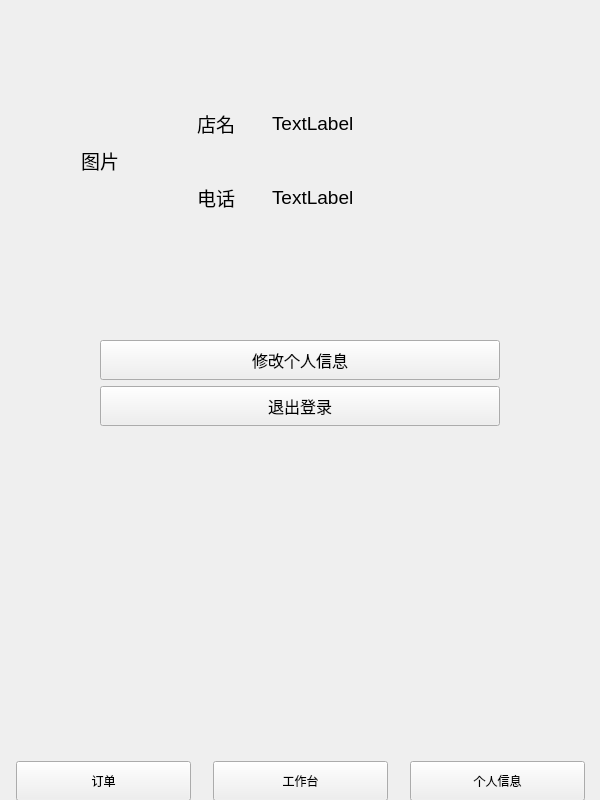
<?xml version="1.0" encoding="UTF-8"?>
<ui version="4.0">
 <class>inform</class>
 <widget class="QWidget" name="inform">
  <property name="geometry">
   <rect>
    <x>0</x>
    <y>0</y>
    <width>600</width>
    <height>800</height>
   </rect>
  </property>
  <property name="minimumSize">
   <size>
    <width>600</width>
    <height>800</height>
   </size>
  </property>
  <property name="maximumSize">
   <size>
    <width>600</width>
    <height>800</height>
   </size>
  </property>
  <property name="windowTitle">
   <string>Form</string>
  </property>
  <widget class="QWidget" name="">
   <property name="geometry">
    <rect>
     <x>40</x>
     <y>80</y>
     <width>501</width>
     <height>161</height>
    </rect>
   </property>
   <layout class="QGridLayout" name="gridLayout">
    <item row="0" column="0" rowspan="2">
     <widget class="QLabel" name="label">
      <property name="minimumSize">
       <size>
        <width>120</width>
        <height>100</height>
       </size>
      </property>
      <property name="maximumSize">
       <size>
        <width>120</width>
        <height>100</height>
       </size>
      </property>
      <property name="font">
       <font>
        <pointsize>14</pointsize>
       </font>
      </property>
      <property name="text">
       <string>图片</string>
      </property>
      <property name="alignment">
       <set>Qt::AlignmentFlag::AlignCenter</set>
      </property>
     </widget>
    </item>
    <item row="0" column="1">
     <widget class="QLabel" name="label_2">
      <property name="minimumSize">
       <size>
        <width>100</width>
        <height>50</height>
       </size>
      </property>
      <property name="maximumSize">
       <size>
        <width>100</width>
        <height>50</height>
       </size>
      </property>
      <property name="font">
       <font>
        <pointsize>14</pointsize>
       </font>
      </property>
      <property name="text">
       <string>店名</string>
      </property>
      <property name="alignment">
       <set>Qt::AlignmentFlag::AlignCenter</set>
      </property>
     </widget>
    </item>
    <item row="0" column="2">
     <widget class="QLabel" name="label_name">
      <property name="minimumSize">
       <size>
        <width>200</width>
        <height>50</height>
       </size>
      </property>
      <property name="sizeIncrement">
       <size>
        <width>200</width>
        <height>50</height>
       </size>
      </property>
      <property name="font">
       <font>
        <pointsize>14</pointsize>
       </font>
      </property>
      <property name="text">
       <string>TextLabel</string>
      </property>
     </widget>
    </item>
    <item row="1" column="1">
     <widget class="QLabel" name="label_3">
      <property name="minimumSize">
       <size>
        <width>100</width>
        <height>50</height>
       </size>
      </property>
      <property name="maximumSize">
       <size>
        <width>100</width>
        <height>50</height>
       </size>
      </property>
      <property name="font">
       <font>
        <pointsize>14</pointsize>
       </font>
      </property>
      <property name="text">
       <string>电话</string>
      </property>
      <property name="alignment">
       <set>Qt::AlignmentFlag::AlignCenter</set>
      </property>
     </widget>
    </item>
    <item row="1" column="2">
     <widget class="QLabel" name="label_phone">
      <property name="minimumSize">
       <size>
        <width>200</width>
        <height>50</height>
       </size>
      </property>
      <property name="sizeIncrement">
       <size>
        <width>200</width>
        <height>50</height>
       </size>
      </property>
      <property name="font">
       <font>
        <pointsize>14</pointsize>
       </font>
      </property>
      <property name="text">
       <string>TextLabel</string>
      </property>
     </widget>
    </item>
   </layout>
  </widget>
  <widget class="QWidget" name="">
   <property name="geometry">
    <rect>
     <x>0</x>
     <y>340</y>
     <width>601</width>
     <height>86</height>
    </rect>
   </property>
   <layout class="QVBoxLayout" name="verticalLayout">
    <item alignment="Qt::AlignmentFlag::AlignHCenter">
     <widget class="QPushButton" name="pushButton">
      <property name="minimumSize">
       <size>
        <width>400</width>
        <height>40</height>
       </size>
      </property>
      <property name="maximumSize">
       <size>
        <width>400</width>
        <height>40</height>
       </size>
      </property>
      <property name="font">
       <font>
        <pointsize>12</pointsize>
       </font>
      </property>
      <property name="text">
       <string>修改个人信息</string>
      </property>
     </widget>
    </item>
    <item alignment="Qt::AlignmentFlag::AlignHCenter">
     <widget class="QPushButton" name="pushButton_2">
      <property name="minimumSize">
       <size>
        <width>400</width>
        <height>40</height>
       </size>
      </property>
      <property name="maximumSize">
       <size>
        <width>400</width>
        <height>40</height>
       </size>
      </property>
      <property name="font">
       <font>
        <pointsize>12</pointsize>
       </font>
      </property>
      <property name="text">
       <string>退出登录</string>
      </property>
     </widget>
    </item>
   </layout>
  </widget>
  <widget class="QWidget" name="">
   <property name="geometry">
    <rect>
     <x>0</x>
     <y>760</y>
     <width>601</width>
     <height>42</height>
    </rect>
   </property>
   <layout class="QHBoxLayout" name="horizontalLayout">
    <item>
     <widget class="QPushButton" name="pushButton_order">
      <property name="minimumSize">
       <size>
        <width>175</width>
        <height>40</height>
       </size>
      </property>
      <property name="maximumSize">
       <size>
        <width>175</width>
        <height>40</height>
       </size>
      </property>
      <property name="font">
       <font>
        <pointsize>9</pointsize>
       </font>
      </property>
      <property name="text">
       <string>订单</string>
      </property>
     </widget>
    </item>
    <item>
     <widget class="QPushButton" name="pushButton_workbench">
      <property name="minimumSize">
       <size>
        <width>175</width>
        <height>40</height>
       </size>
      </property>
      <property name="maximumSize">
       <size>
        <width>175</width>
        <height>40</height>
       </size>
      </property>
      <property name="font">
       <font>
        <pointsize>9</pointsize>
       </font>
      </property>
      <property name="text">
       <string>工作台</string>
      </property>
     </widget>
    </item>
    <item>
     <widget class="QPushButton" name="pushButton_self_inform">
      <property name="minimumSize">
       <size>
        <width>175</width>
        <height>40</height>
       </size>
      </property>
      <property name="maximumSize">
       <size>
        <width>175</width>
        <height>40</height>
       </size>
      </property>
      <property name="font">
       <font>
        <pointsize>9</pointsize>
       </font>
      </property>
      <property name="text">
       <string>个人信息</string>
      </property>
     </widget>
    </item>
   </layout>
  </widget>
 </widget>
 <resources/>
 <connections/>
</ui>
